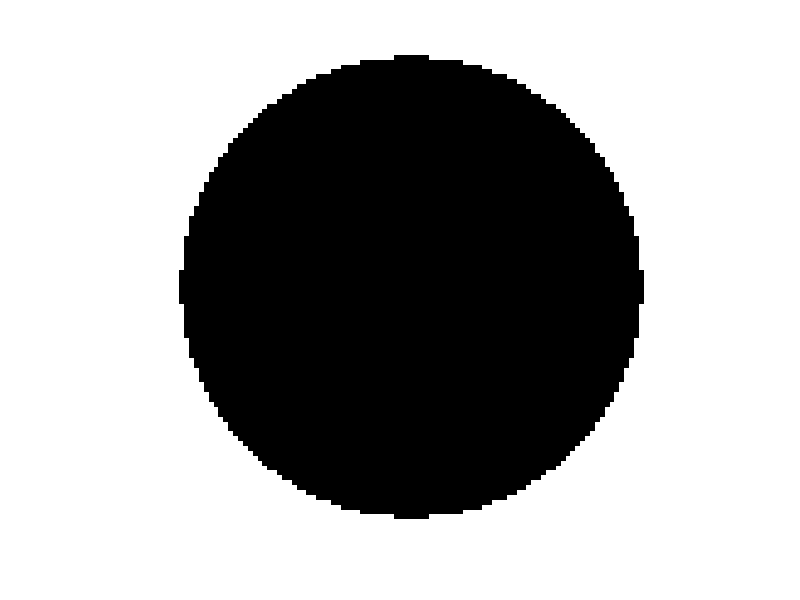

Reproduce this figure in MATLAB.
function [image]=test_create_circle_image(imsize,pos,r,bgval,fgval)
    % Create a simple image that depicts a white/black circle on a
    % black/white background. Useful to debug/understand the isophote
    % calculation.
    %
    % @author B. Schauerte
    % @date   2011
    if nargin < 1, imsize = [100 100]; end
    if nargin < 2, pos = imsize/2; end
    if nargin < 3, r = sqrt(sum(imsize.^2))/3; end
    if nargin < 4
        fgval = 0;%1;
        bgval = 1;%0;
    end

    X = ones(imsize(1),1)*(1:imsize(2));
    Y = (1:imsize(1))'*ones(1,imsize(2));
    Z = (X - pos(2)).^2 + (Y - pos(1)).^2;
    image = ones(imsize) * bgval;
    image(Z <= r^2) = fgval;
    image=image';

    if nargout < 1
        figure;
        imshow(image);
    end